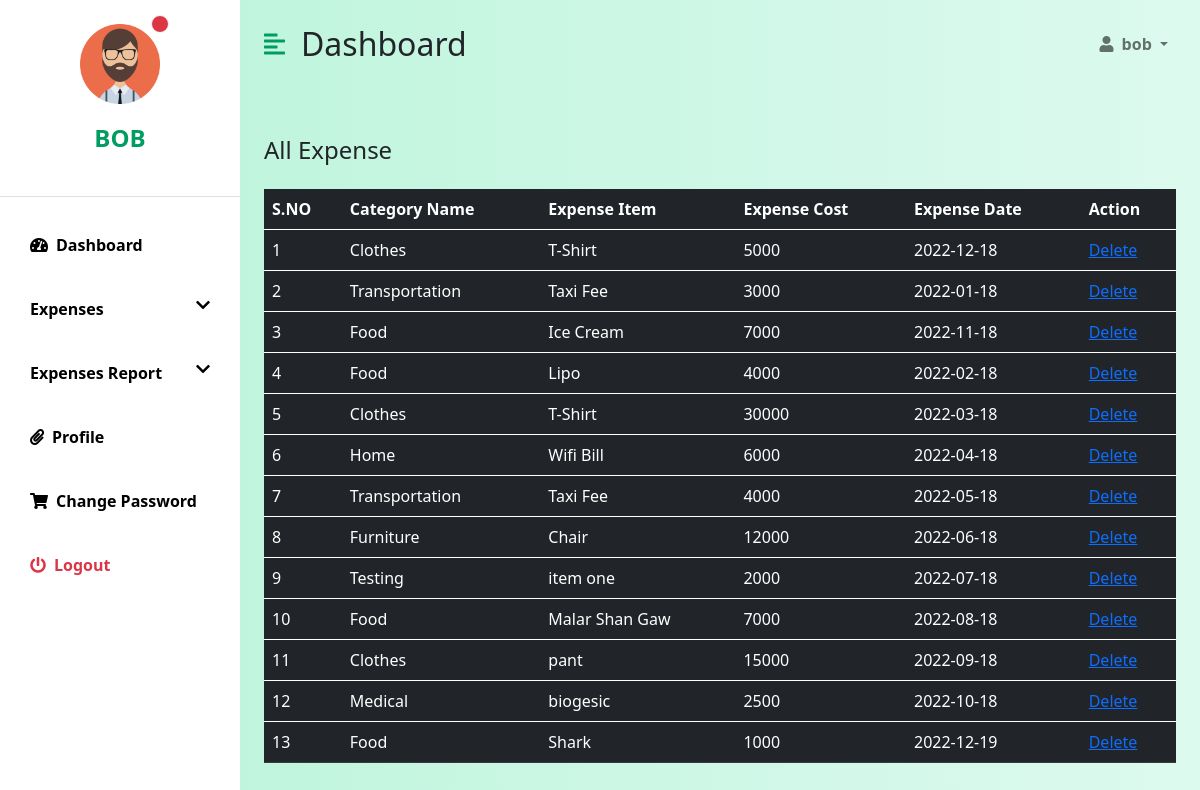
/manage-expense.php (signed in), run on the app's committed database.
### tables this page shows
CREATE TABLE `tblusers` (
                            `id` int(11) NOT NULL,
                            `name` varchar(255) NOT NULL,
                            `email` varchar(255) NOT NULL,
                            `mobile_number` varchar(11) NOT NULL,
                            `password` varchar(255) NOT NULL,
                            `reg_date` datetime NOT NULL DEFAULT current_timestamp()
);

CREATE TABLE `tblexpenses` (
                               `id` int(11) NOT NULL,
                               `user_id` int(11) NOT NULL,
                               `expense_date` date NOT NULL,
                               `expense_item` varchar(255) NOT NULL,
                               `cost` varchar(255) NOT NULL,
                               `note_date` datetime NOT NULL DEFAULT current_timestamp(),
                               `category_name` varchar(255) DEFAULT NULL
);

### manage-expense.php (the view, shortened to what this page needs)
<?php
include('confs/config.php');
if (strlen($_SESSION['detsuid'] == 0)):
  header('location: logout.php');
else:
  ?>
    <!DOCTYPE html>
    <html lang="en">
    <head>
        <link href="css/datepicker3.css" rel="stylesheet">
        <link href="https://cdn.jsdelivr.net/npm/bootstrap@5.0.0-beta3/dist/css/bootstrap.min.css"
              rel="stylesheet"/>
        <link rel="stylesheet"
              href="https://cdnjs.cloudflare.com/ajax/libs/font-awesome/5.15.3/css/all.min.css"/>
        <link rel="stylesheet" href="css/dashboard.css"/>
    </head>
    <body>
    <div class="d-flex" id="wrapper">
      <?php include('confs/sidebar.php') ?>
        <div id="page-content-wrapper">
          <?php include('confs/header.php') ?>
            <div class="container-fluid px-4 mt-5">
                <h4 class="mb-4">All Expense</h4>
                <div class="table-responsive">
                    <table class="table table-dark table-hover">
                        <thead>
                        <tr>
                            <th>S.NO</th>
                            <th>Category Name</th>
                            <th>Expense Item</th>
                            <th>Expense Cost</th>
                            <th>Expense Date</th>
                            <th>Action</th>
                        </tr>
                        </thead>
                      <?php
                      $userid=$_SESSION['detsuid'];
                      $ret=mysqli_query($conn,"SELECT * FROM tblexpenses WHERE user_id='$userid'");
                      $cnt=1;
                      while ($row=mysqli_fetch_array($ret)):
                      ?>
                        <tbody>
                        <tr>
                            <td><?php echo $cnt;?></td>
                            <td><?php  echo $row['category_name'];?></td>
                            <td><?php  echo $row['expense_item'];?></td>
                            <td><?php  echo $row['cost'];?></td>
                            <td><?php  echo $row['expense_date'];?></td>
                            <td><a href="manage-expense.php?delid=<?php echo $row['id'];?>">Delete</a>
                        </tr>
                        <?php
                        $cnt=$cnt+1;
                        endwhile;
                        ?>
                        </tbody>
                    </table>
                </div>
            </div>
        </div>
    </div>
    </body>
    </html>
<?php endif; ?>

### confs/sidebar.php (shortened to what this page needs)
<?php
include('config.php');
$uid = $_SESSION['detsuid'];
$sql = mysqli_query($conn, "SELECT name FROM tblusers WHERE id = '$uid'");
$result = mysqli_fetch_array($sql);
$name = $result['name'];
?>
<div class="bg-white" id="sidebar-wrapper">
    <div class="sidebar-heading text-center py-4 primary-text fs-4 fw-bold text-uppercase border-bottom">
        <div class="position-relative">
            <img src="assets/profile.png" alt="Profile Pic" width="80" height="80">
            <span class="position-absolute top-0 start-75 translate-middle p-2 bg-danger border border-light rounded-circle">
            </span>
        </div>
        <p class="mt-3">
          <?php echo $name; ?></p>
    </div>
    <div class="list-group list-group-flush my-3">
        <a href="dashboard.php"
           class="list-group-item list-group-item-action bg-transparent second-text active"><i
                    class="fas fa-tachometer-alt me-2"></i>Dashboard</a>
        <a class="list-group-item list-group-item-action bg-transparent second-text fw-bold
        d-flex justify-content-between"
           data-bs-toggle="collapse" href="#collapseExample" role="button"
           aria-expanded="false" aria-controls="collapseExample">
            <span>Expenses</span> <i class="fas fa-chevron-down"></i>
        </a>
        <a class="list-group-item list-group-item-action bg-transparent second-text fw-bold
        d-flex justify-content-between"
           data-bs-toggle="collapse" href="#report" role="button"
           aria-expanded="false" aria-controls="report">
            <span>Expenses Report</span> <i class="fas fa-chevron-down"></i>
        </a>
        <a href="user-profile.php"
           class="list-group-item list-group-item-action bg-transparent second-text fw-bold"><i
                    class="fas fa-paperclip me-2"></i>Profile</a>
        <a href="change-password.php"
           class="list-group-item list-group-item-action bg-transparent second-text fw-bold"><i
                    class="fas fa-shopping-cart me-2"></i>Change Password</a>
        <a href="logout.php"
           class="list-group-item list-group-item-action bg-transparent text-danger fw-bold"><i
                    class="fas fa-power-off me-2"></i>Logout</a>
    </div>
</div>

### confs/header.php (shortened to what this page needs)
<?php
include('config.php');
$uid = $_SESSION['detsuid'];
$sql = mysqli_query($conn, "SELECT name FROM tblusers WHERE id = '$uid'");
$result = mysqli_fetch_array($sql);
$name = $result['name'];
?>
<nav class="navbar navbar-expand-lg navbar-light bg-transparent py-4 px-4">
    <div class="d-flex align-items-center">
        <i class="fas fa-align-left primary-text fs-4 me-3" id="menu-toggle"></i>
        <h2 class="fs-2 m-0">Dashboard</h2>
    </div>
    <div class="collapse navbar-collapse" id="navbarSupportedContent">
        <ul class="navbar-nav ms-auto mb-2 mb-lg-0">
            <li class="nav-item dropdown">
                <a class="nav-link dropdown-toggle second-text fw-bold" href="#"
                   id="navbarDropdown"
                   role="button" data-bs-toggle="dropdown" aria-expanded="false">
                    <i class="fas fa-user me-2"></i><?php echo $name; ?>
                </a>
            </li>
        </ul>
    </div>
</nav>

### css/dashboard.css (style rules this page uses)
:root { --main-bg-color: #009d63; --main-text-color: #009d63; --second-text-color: #bbbec5; --second-bg-color: #c1efde; }
.primary-text { color: var(--main-text-color); }
.second-text { color: #000; }
#wrapper { overflow-x: hidden; background-image: linear-gradient( to right, #baf3d7, #c2f5de, #cbf7e4, #d4f8ea, #ddfaef ); }
#sidebar-wrapper { min-height: 100vh; margin-left: -15rem; -webkit-transition: margin 0.25s ease-out; -moz-transition: margin 0.25s ease-out; -o-transition: margin 0.25s ease-out; transition: margin 0.25s ease-out; }
#sidebar-wrapper .sidebar-heading { padding: 0.875rem 1.25rem; font-size: 1.2rem; }
#sidebar-wrapper .list-group { width: 15rem; }
#page-content-wrapper { min-width: 100vw; }
#menu-toggle { cursor: pointer; }
.list-group-item { border: none; padding: 20px 30px; }
.list-group-item.active { background-color: transparent; color: #000; font-weight: bold; border: none; }
@media (min-width: 768px) { #sidebar-wrapper { margin-left: 0; } }
@media (min-width: 768px) { #page-content-wrapper { min-width: 0; width: 100%; } }

### data on the page
tblusers: name "BOB", name "bob"
tblexpenses: category_name "Clothes", expense_item "T-Shirt", cost "5000", expense_date "2022-12-18"
tblexpenses: category_name "Transportation", expense_item "Taxi Fee", cost "3000", expense_date "2022-01-18"
tblexpenses: category_name "Food", expense_item "Ice Cream", cost "7000", expense_date "2022-11-18"
tblexpenses: category_name "Food", expense_item "Lipo", cost "4000", expense_date "2022-02-18"
tblexpenses: category_name "Clothes", expense_item "T-Shirt", cost "30000", expense_date "2022-03-18"
tblexpenses: category_name "Home", expense_item "Wifi Bill", cost "6000", expense_date "2022-04-18"
tblexpenses: category_name "Transportation", expense_item "Taxi Fee", cost "4000", expense_date "2022-05-18"
tblexpenses: category_name "Furniture", expense_item "Chair", cost "12000", expense_date "2022-06-18"
tblexpenses: category_name "Testing", expense_item "item one", cost "2000", expense_date "2022-07-18"
tblexpenses: category_name "Food", expense_item "Malar Shan Gaw", cost "7000", expense_date "2022-08-18"
tblexpenses: category_name "Clothes", expense_item "pant", cost "15000", expense_date "2022-09-18"
tblexpenses: category_name "Medical", expense_item "biogesic", cost "2500", expense_date "2022-10-18"
tblexpenses: category_name "Food", expense_item "Shark", cost "1000", expense_date "2022-12-19"
